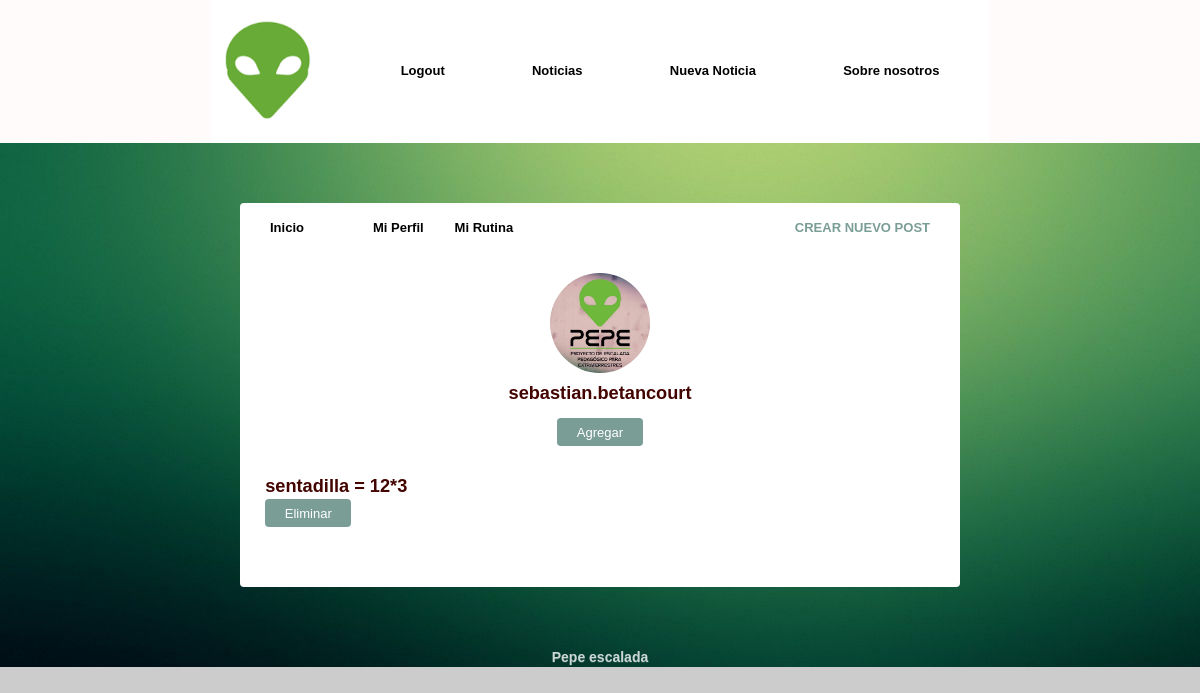
/rutina/sebastian.betancourt/ (signed in), run on the app's committed database.
### Pepeescalada/models.py (models this page shows, shortened)
class Perfil(models.Model):
    user = models.OneToOneField(User, on_delete=models.CASCADE)
    imagen = models.ImageField(default='alien.jpg')

class Ejercicio(models.Model):
    user = models.ForeignKey(User, on_delete=models.CASCADE,
                             related_name='ejercicio')
    nombre_ejercicio = models.CharField(max_length=100)
    repeticiones = models.IntegerField()
    series = models.IntegerField()

### Pepeescalada/views.py (the view)
# urls.py: path('rutina/<str:username>/', ver_ejercicio, name='mirutina'),
@login_required
def ver_ejercicio(request, username=None):
    current_user = request.user
    if username and username != current_user:
        user = User.objects.get(username=username)
        ejercicios = user.ejercicio.all()
    else:
        ejercicios = current_user.ejercicio.all()
        user = current_user
    context = {'user': user, 'ejercicios': ejercicios}
    return render(request, 'blog/ejercicios.html', context)

### Pepeescalada/templates/blog/ejercicios.html
{% extends 'blog/layout.html' %}
{% block content %}
<div class="profile">
	<img src="{{ user.perfil.imagen.url }}">
	<h2>{{ user.username }}</h2>
	{% if request.user.is_authenticated %}
		{% if user.username == request.user.username %}
			<button><a class="follow-button" href="{% url 'ejercicio'%}">Agregar</a></button>
			{% else %}
			<button><a class="follow-button" href="{% url 'mirutina' request.user.username %}">Mi rutina</a></button>
			{% endif %}
	{% endif %}
	{% for ejercicio in ejercicios %}
<article>
    <div class="container-article">
            <h2 class="username">{{ ejercicio.nombre_ejercicio}} = {{ejercicio.repeticiones }}*{{ ejercicio.series}} </h2>
    </div>
    <div>
	{% if request.user.is_authenticated %}
		   {% if user.username == request.user.username %}
			<button><a class="eliminar-button" href="{% url 'eliminarejercicio' ejercicio.id %}">Eliminar</a></button>
		  {% endif %}
	{% endif %}
	</div>
</article>
{% endfor %}
</div>
{% endblock %}

### Pepeescalada/static/style.css (style rules this page uses)
body { background-image: url('fondo.jpg'); font-size: 70%; font-family: ' Montserrat', Helvetica, Arial, serif; }
button { font-size: 1rem; color: #000000; padding: 0.4rem 1.4rem; border: none; background: #7A9D96; border-radius: 4px; cursor: pointer; }
img { object-fit: cover; }
a { font-size: .93rem; text-decoration: none; color: black; }
article { width: 93%; margin: auto; padding: 40px 0; border-bottom: 2px solid #ECEEEF; }
.username { margin-bottom: .2rem; }
.container-article { display: flex; }
article:last-child { border-bottom: 0; }
.profile { display: flex; align-items: center; flex-direction: column; }
.profile img { height: 100px; width: 100px; margin-right: 10px; border-radius: 50%; margin: 20px; }
.profile h2 { margin-top: -10px; font-size: 1.3rem; }
.follow-button { color: white; }
.eliminar-button { color: white; }
*, *:after, *:before { -webkit-box-sizing: border-box; -moz-box-sizing: border-box; -ms-box-sizing: border-box; box-sizing: border-box; }
html { background: #ccc; font: bold 14px/20px "Trajan Pro", "Times New Roman", Times, serif; color: #430400; text-shadow: 0 1px 0 rgba(255, 255, 255, 0.15); }

### data on the page
Ejercicio: nombre_ejercicio "sentadilla", repeticiones "12", series "3"

### other printed values
{{ user.username }} "sebastian.betancourt"
